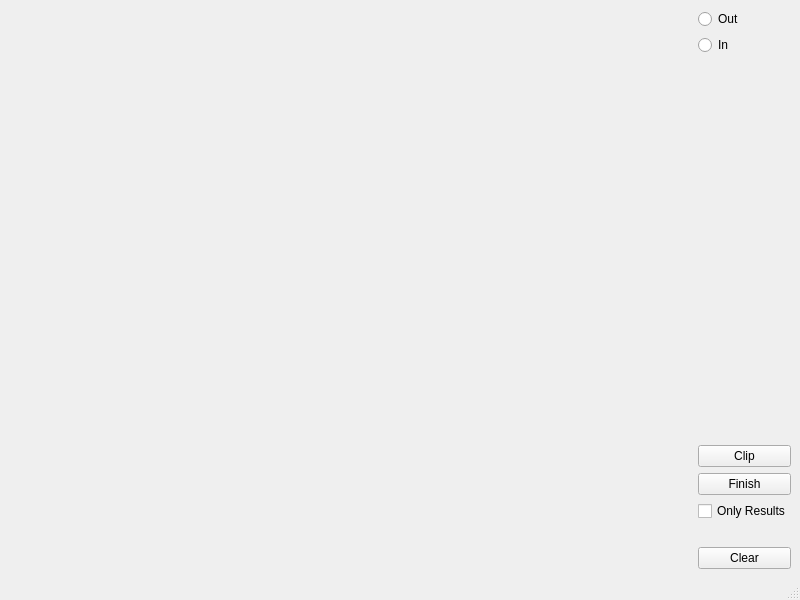
<?xml version="1.0" encoding="UTF-8"?>
<ui version="4.0">
 <class>MainWindow</class>
 <widget class="QMainWindow" name="MainWindow">
  <property name="geometry">
   <rect>
    <x>0</x>
    <y>0</y>
    <width>800</width>
    <height>600</height>
   </rect>
  </property>
  <property name="windowTitle">
   <string>MainWindow</string>
  </property>
  <widget class="QWidget" name="centralwidget">
   <layout class="QHBoxLayout" name="horizontalLayout" stretch="9,1">
    <item>
     <widget class="ClipWidget" name="clipWidget" native="true"/>
    </item>
    <item>
     <layout class="QVBoxLayout" name="verticalLayout" stretch="1,1,5,1,1,1,0,0">
      <item>
       <widget class="QRadioButton" name="out">
        <property name="text">
         <string>Out</string>
        </property>
       </widget>
      </item>
      <item>
       <widget class="QRadioButton" name="in">
        <property name="text">
         <string>In</string>
        </property>
       </widget>
      </item>
      <item>
       <spacer name="verticalSpacer">
        <property name="orientation">
         <enum>Qt::Vertical</enum>
        </property>
        <property name="sizeHint" stdset="0">
         <size>
          <width>20</width>
          <height>40</height>
         </size>
        </property>
       </spacer>
      </item>
      <item>
       <widget class="QPushButton" name="clipButton">
        <property name="text">
         <string>Clip</string>
        </property>
       </widget>
      </item>
      <item>
       <widget class="QPushButton" name="finishButton">
        <property name="text">
         <string>Finish</string>
        </property>
       </widget>
      </item>
      <item>
       <widget class="QCheckBox" name="resultOnly">
        <property name="text">
         <string>Only Results</string>
        </property>
       </widget>
      </item>
      <item>
       <spacer name="verticalSpacer_2">
        <property name="orientation">
         <enum>Qt::Vertical</enum>
        </property>
        <property name="sizeHint" stdset="0">
         <size>
          <width>20</width>
          <height>20</height>
         </size>
        </property>
       </spacer>
      </item>
      <item>
       <widget class="QPushButton" name="clearButton">
        <property name="text">
         <string>Clear</string>
        </property>
       </widget>
      </item>
     </layout>
    </item>
   </layout>
  </widget>
  <widget class="QMenuBar" name="menubar">
   <property name="geometry">
    <rect>
     <x>0</x>
     <y>0</y>
     <width>800</width>
     <height>22</height>
    </rect>
   </property>
  </widget>
  <widget class="QStatusBar" name="statusbar"/>
 </widget>
 <customwidgets>
  <customwidget>
   <class>ClipWidget</class>
   <extends>QWidget</extends>
   <header>clipwidget.h</header>
   <container>1</container>
  </customwidget>
 </customwidgets>
 <resources/>
 <connections/>
</ui>
